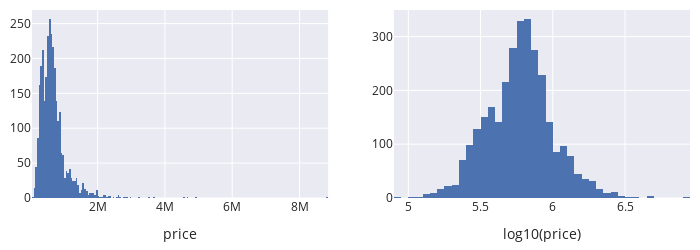

Source (notebook cell):
### Markdown cell above
Another common way to adjust scale is to transform the data or the plot axes. 
We use transformations for skewed data so that it is easier to inspect the distribution.
And, when the transformation produces a symmetric distribution, the symmetry carries with it 
useful properties in later modeling steps.

There are multiple ways to transform data, but the log-transform is especially useful.
For instance, we've reproduced two histograms of SF house prices below.
The left histogram is the original data.
On the right, we've taken the log (base 10) of the pricesbefore plotting.

### Code cell
sfl = sfh.assign(log_price=np.log10(sfh['price']))

orig = px.histogram(sfl, x='price', width=350, height=250)
logged = px.histogram(sfl, x='log_price',
                      nbins=100,
                      labels=dict(log_price='log10(price)'),
                      width=350, height=250)

fig = left_right(orig, logged)
fig.update_xaxes(title_text='price', row=1, col=1)
fig.update_xaxes(title_text='log10(price)', row=1, col=2)

### Figure 1 — Plotly figure (JSON) as saved in the notebook; plotly's stock layout.template omitted (floating-point values rounded to 4 significant figures; data arrays with more than 128 entries replaced by an {"elided": "..."} marker saying what was removed)
{"data": [{"alignmentgroup": "True", "hovertemplate": "price=%{x}<br>count=%{y}<extra></extra>", "legendgroup": "", "marker": {"color": "rgb(76,114,176)", "pattern": {"shape": ""}}, "name": "", "offsetgroup": "", "orientation": "v", "showlegend": false, "type": "histogram", "x": {"elided": "3065 int values"}, "xaxis": "x", "yaxis": "y"}, {"alignmentgroup": "True", "hovertemplate": "log10(price)=%{x}<br>count=%{y}<extra></extra>", "legendgroup": "", "marker": {"color": "rgb(76,114,176)", "pattern": {"shape": ""}}, "name": "", "nbinsx": 100, "offsetgroup": "", "orientation": "v", "showlegend": false, "type": "histogram", "x": {"elided": "3065 float values"}, "xaxis": "x2", "yaxis": "y2"}], "layout": {"height": 250, "width": 700, "xaxis": {"anchor": "y", "autorange": true, "domain": [0, 0.45], "range": [50000.0, 8850000.0], "title": {"text": "price"}, "type": "linear"}, "xaxis2": {"anchor": "y2", "autorange": true, "domain": [0.55, 1], "range": [4.9, 6.95], "title": {"text": "log10(price)"}, "type": "linear"}, "yaxis": {"anchor": "x", "autorange": true, "domain": [0, 1], "range": [0, 269.5]}, "yaxis2": {"anchor": "x2", "autorange": true, "domain": [0, 1], "range": [0, 349.5]}}}
